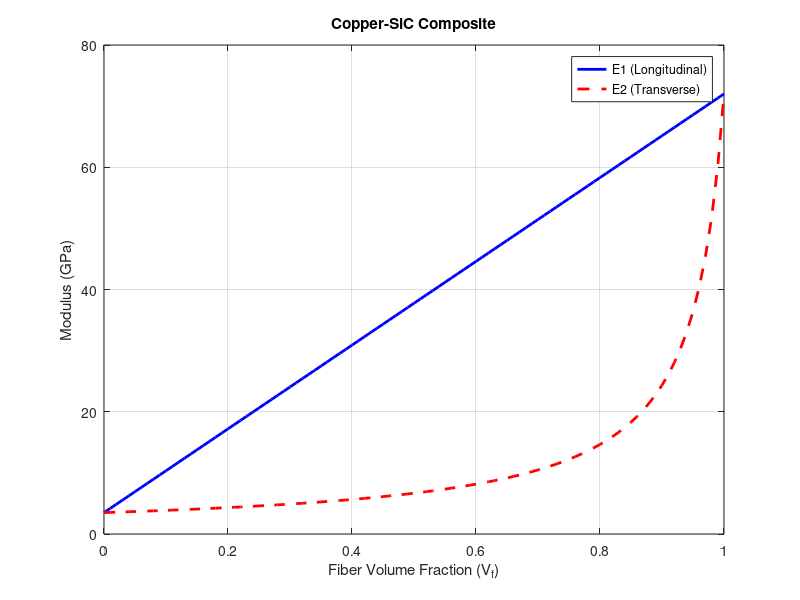

The MATLAB script that drew this image:
Vf = 0 : 0.01 : 1;   % Goes from 0 to 1 in steps of 0.01
Vm = 1 - Vf;         % Matrix volume fraction

% Givens
Ef = 72;      % GPa
Em = 3.5;     % GPa

% Calculate E1 (Rule of Mixtures)
E1 = (Ef * Vf) + (Em * Vm);

% Calculate E2 (Reuss Model)
E2 = 1./((Vf/Ef)+(Vm/Em));

% --- Plotting ---
figure;
plot(Vf, E1, 'b-', 'LineWidth', 2); hold on;
plot(Vf, E2, 'r--', 'LineWidth', 2);
title('Copper-SiC Composite');
xlabel('Fiber Volume Fraction (V_f)');
ylabel('Modulus (GPa)');
legend('E1 (Longitudinal)', 'E2 (Transverse)', 'Location', 'best');
grid on;